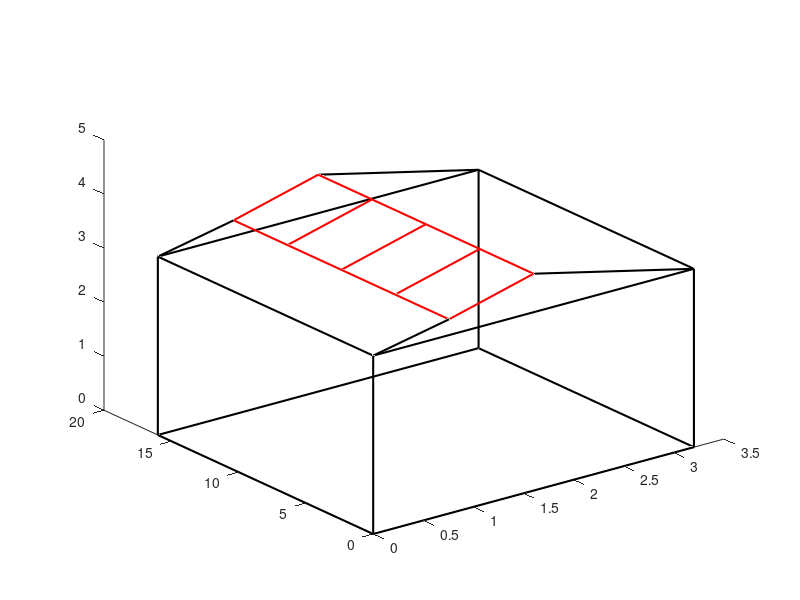

Here is the MATLAB script that generated this plot:
function [x,y] = constr_unit_1()
pl_1_2__1 = plot3([0;3.2],[0;0],[0;0],'Color','k','LineWidth',1.5);
hold on
pl_1_3__1 = plot3([0;0],[0;16],[0;0],'Color','k','LineWidth',1.5);
hold on
pl_2_4__1 = plot3([3.2;3.2],[0;16],[0;0],'Color','k','LineWidth',1.5);
hold on
pl_3_4__1 = plot3([0;3.2],[16;16],[0;0],'Color','k','LineWidth',1.5);
hold on
pl_1_5__1 = plot3([0;0],[0;0],[0;3.3],'Color','k','LineWidth',1.5);
hold on
pl_2_6__1 = plot3([3.2;3.2],[0;0],[0;3.3],'Color','k','LineWidth',1.5);
hold on
pl_3_7__1 = plot3([0;0],[16;16],[0;3.3],'Color','k','LineWidth',1.5);
hold on
pl_4_8__1 = plot3([3.2;3.2],[16;16],[0;3.3],'Color','k','LineWidth',1.5);
hold on
pl_5_6__1 = plot3([0;3.2],[0;0],[3.3;3.3],'Color','k','LineWidth',1.5);
hold on
pl_5_7__1 = plot3([0;0],[0;16],[3.3;3.3],'Color','k','LineWidth',1.5);
hold on
pl_6_8__1 = plot3([3.2;3.2],[0;16],[3.3;3.3],'Color','k','LineWidth',1.5);
hold on
pl_7_8__1 = plot3([0;3.2],[16;16],[3.3;3.3],'Color','k','LineWidth',1.5);
hold on
pl_5_9__1 = plot3([0;0.7561],[0;0],[3.3;3.5922],'Color','k','LineWidth',1.5);
hold on
pl_9_10__1 = plot3([0.7561;1.6],[0;0],[3.5922;4.0124],'Color','r','LineWidth',1.5);
hold on
pl_7_11__1 = plot3([0;0.7564],[16;16],[3.3;3.5922],'Color','k','LineWidth',1.5);
hold on
pl_11_12__1 = plot3([0.7564;1.6],[16;16],[3.5922;4.0124],'Color','r','LineWidth',1.5);
hold on
pl_9_11__1 = plot3([0.7564;0.7564],[0;16],[3.5922;3.5922],'Color','r','LineWidth',1.5);
hold on
pl_10_12__1 = plot3([1.6;1.6],[0;16],[4.0124;4.0124],'Color','r','LineWidth',1.5);
hold on
pl_10_6__1 = plot3([1.6;3.2],[0;0],[4.0124;3.3],'Color','k','LineWidth',1.5);
hold on
pl_12_8__1 = plot3([1.6;3.2],[16;16],[4.0124;3.3],'Color','k','LineWidth',1.5);
hold on
pl_13_16__1 = plot3([0.7564;1.6],[4;4],[3.5922;4.0124],'Color','r','LineWidth',1.5);
hold on
pl_14_17__1 = plot3([0.7564;1.6],[8;8],[3.5922;4.0124],'Color','r','LineWidth',1.5);
hold on
pl_15_18__1 = plot3([0.7564;1.6],[12;12],[3.5922;4.0124],'Color','r','LineWidth',1.5);
end